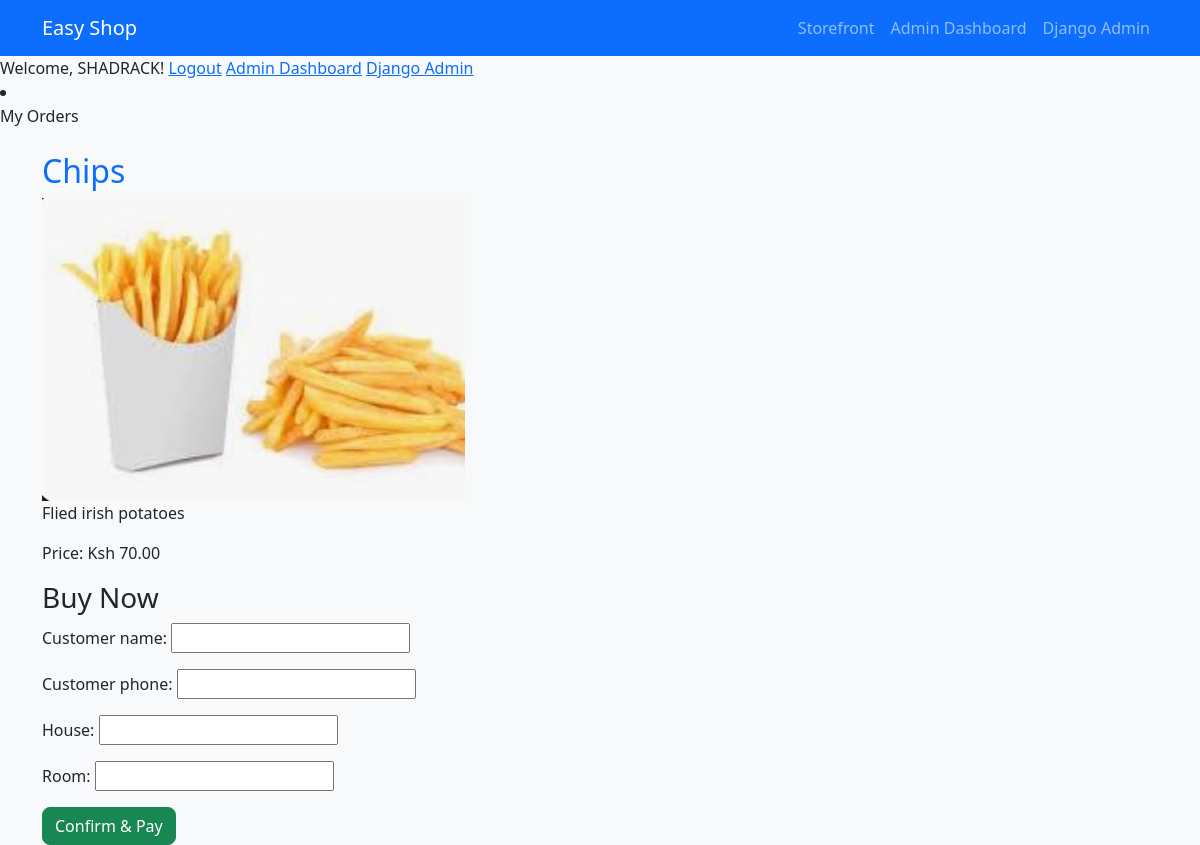
Page /product/2/ (signed in) on the committed database.
### shop/models.py (models this page shows, shortened)
class Product(models.Model):
    name = models.CharField(max_length=200)
    description = models.TextField()
    price = models.DecimalField(max_digits=8, decimal_places=2)
    image = models.ImageField(upload_to='products/')
    available = models.BooleanField(default=True)

### shop/views.py (the view)
# urls.py: path('product/<int:pk>/', views.product_detail, name='product_detail'),
@login_required
def product_detail(request, pk):
    product = get_object_or_404(Product, pk=pk)
    if request.method == 'POST':
        form = OrderForm(request.POST)
        if form.is_valid():
            order = form.save(commit=False)
            order.product = product
            order.payment_confirmed = True  # Simulated payment confirmation
            order.save()
            return redirect('home')
    else:
        form = OrderForm()
    return render(request, 'product_detail.html', {'product': product, 'form': form})

### shop/forms.py
class OrderForm(forms.ModelForm):
    class Meta:
        model = Order
        fields = ['customer_name', 'customer_phone', 'house', 'room']

### shop/templates/product_detail.html (shortened to what this page needs)
{% extends 'base.html' %}
{% block content %}
<h2>{{ product.name }}</h2>
<img src="{{ product.image.url }}" class="img-fluid">
<p>{{ product.description }}</p>
<p>Price: Ksh {{ product.price }}</p>
<h3>Buy Now</h3>
<form method="post">
    {{ form.as_p }}
    <button class="btn btn-success">Confirm & Pay</button>
</form>
{% endblock %}

### shop/templates/base.html (shortened to what this page needs)
{% load static %}
<!DOCTYPE html>
<html lang="en">
<head>
    <link href="https://cdn.jsdelivr.net/npm/bootstrap@5.3.2/dist/css/bootstrap.min.css" rel="stylesheet">
    <link rel="stylesheet" href="{% static 'shop/style.css' %}">
</head>
<body>
<nav class="navbar navbar-expand-lg navbar-dark bg-primary">
  <div class="container">
    <a class="navbar-brand" href="/">Easy Shop</a>
    <div class="collapse navbar-collapse" id="navbarNav">
      <ul class="navbar-nav ms-auto">
        <li class="nav-item">
          <a class="nav-link" href="/">Storefront</a>
        </li>
        <li class="nav-item">
          <a class="nav-link" href="/admin-dashboard/">Admin Dashboard</a>
        </li>
        <li class="nav-item">
          <a class="nav-link" href="/admin/">Django Admin</a>
        </li>
      </ul>
    </div>
  </div>
</nav>
<nav>
  {% if user.is_authenticated %}
    Welcome, {{ user.username }}!
    <a href="{% url 'logout' %}">Logout</a>
    {% if user.is_staff %}
      <a href="{% url 'admin_dashboard' %}">Admin Dashboard</a>
      <a href="/admin/">Django Admin</a>
    {% endif %}
  {% else %}
    <a href="{% url 'login' %}">Login</a>
    <a href="{% url 'register' %}">Register</a>
    <a href="{% url 'logout' %}">Logout</a>
{% endif %}
{% if user.is_authenticated %}
  <li class="nav-item">
    <a class="nav-link" href="{% url 'my_orders' %}">My Orders</a>
  </li>
{% endif %}
</nav>
<div class="container mt-4">
    {% block content %}{% endblock %}
</div>
</body>
</html>

### shop/static/shop/style.css (style rules this page uses)
body { background-color: #f8f9fa; }
h1, h2 { color: #0d6efd; }
.btn { border-radius: 0.5rem; }

### rows in the picture
Product: name "Chips", image (picture), description "Flied irish potatoes", price "70.00"

### other values in the picture
{{ user.username }} "SHADRACK"
